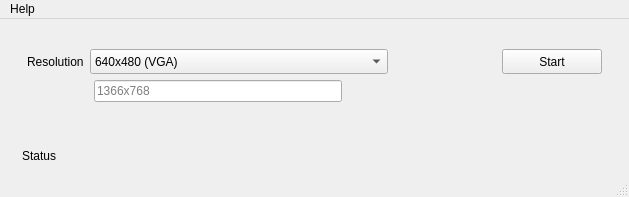
<?xml version="1.0" encoding="UTF-8"?>
<ui version="4.0">
 <class>MainWindow</class>
 <widget class="QMainWindow" name="MainWindow">
  <property name="geometry">
   <rect>
    <x>0</x>
    <y>0</y>
    <width>629</width>
    <height>197</height>
   </rect>
  </property>
  <property name="windowTitle">
   <string>Expand2VNC</string>
  </property>
  <widget class="QWidget" name="centralwidget">
   <layout class="QVBoxLayout" name="verticalLayout">
    <item>
     <spacer name="verticalSpacer">
      <property name="orientation">
       <enum>Qt::Vertical</enum>
      </property>
      <property name="sizeType">
       <enum>QSizePolicy::Fixed</enum>
      </property>
      <property name="sizeHint" stdset="0">
       <size>
        <width>20</width>
        <height>21</height>
       </size>
      </property>
     </spacer>
    </item>
    <item>
     <layout class="QHBoxLayout" name="horizontalLayout">
      <item>
       <spacer name="horizontalSpacer">
        <property name="orientation">
         <enum>Qt::Horizontal</enum>
        </property>
        <property name="sizeType">
         <enum>QSizePolicy::Fixed</enum>
        </property>
        <property name="sizeHint" stdset="0">
         <size>
          <width>18</width>
          <height>20</height>
         </size>
        </property>
       </spacer>
      </item>
      <item>
       <widget class="QLabel" name="label">
        <property name="sizePolicy">
         <sizepolicy hsizetype="Fixed" vsizetype="Preferred">
          <horstretch>1</horstretch>
          <verstretch>0</verstretch>
         </sizepolicy>
        </property>
        <property name="text">
         <string>Resolution</string>
        </property>
       </widget>
      </item>
      <item>
       <widget class="QComboBox" name="resolution_comboBox">
        <property name="sizePolicy">
         <sizepolicy hsizetype="Expanding" vsizetype="Fixed">
          <horstretch>4</horstretch>
          <verstretch>0</verstretch>
         </sizepolicy>
        </property>
        <property name="minimumSize">
         <size>
          <width>0</width>
          <height>0</height>
         </size>
        </property>
        <property name="maximumSize">
         <size>
          <width>1600000</width>
          <height>1600000</height>
         </size>
        </property>
        <item>
         <property name="text">
          <string>640x480 (VGA)</string>
         </property>
        </item>
        <item>
         <property name="text">
          <string>800x480 (Cell)</string>
         </property>
        </item>
        <item>
         <property name="text">
          <string>1024x600 (Tablet 7&quot;)</string>
         </property>
        </item>
        <item>
         <property name="text">
          <string>1024x768 (Monitor 4:3)</string>
         </property>
        </item>
        <item>
         <property name="text">
          <string>1366x768 (Monitor 16:9)</string>
         </property>
        </item>
        <item>
         <property name="text">
          <string>Custom</string>
         </property>
        </item>
       </widget>
      </item>
      <item>
       <spacer name="horizontalSpacer_2">
        <property name="orientation">
         <enum>Qt::Horizontal</enum>
        </property>
        <property name="sizeHint" stdset="0">
         <size>
          <width>108</width>
          <height>20</height>
         </size>
        </property>
       </spacer>
      </item>
      <item>
       <widget class="QPushButton" name="start_pushButton">
        <property name="sizePolicy">
         <sizepolicy hsizetype="Minimum" vsizetype="Fixed">
          <horstretch>0</horstretch>
          <verstretch>0</verstretch>
         </sizepolicy>
        </property>
        <property name="minimumSize">
         <size>
          <width>100</width>
          <height>25</height>
         </size>
        </property>
        <property name="text">
         <string>Start</string>
        </property>
       </widget>
      </item>
      <item>
       <spacer name="horizontalSpacer_3">
        <property name="orientation">
         <enum>Qt::Horizontal</enum>
        </property>
        <property name="sizeType">
         <enum>QSizePolicy::Preferred</enum>
        </property>
        <property name="sizeHint" stdset="0">
         <size>
          <width>18</width>
          <height>20</height>
         </size>
        </property>
       </spacer>
      </item>
     </layout>
    </item>
    <item>
     <layout class="QHBoxLayout" name="horizontalLayout_3">
      <item>
       <spacer name="horizontalSpacer_4">
        <property name="orientation">
         <enum>Qt::Horizontal</enum>
        </property>
        <property name="sizeType">
         <enum>QSizePolicy::Fixed</enum>
        </property>
        <property name="sizeHint" stdset="0">
         <size>
          <width>85</width>
          <height>20</height>
         </size>
        </property>
       </spacer>
      </item>
      <item>
       <widget class="QLineEdit" name="customres_lineEdit">
        <property name="enabled">
         <bool>true</bool>
        </property>
        <property name="sizePolicy">
         <sizepolicy hsizetype="Expanding" vsizetype="Fixed">
          <horstretch>0</horstretch>
          <verstretch>0</verstretch>
         </sizepolicy>
        </property>
        <property name="text">
         <string/>
        </property>
        <property name="placeholderText">
         <string>1366x768</string>
        </property>
       </widget>
      </item>
      <item>
       <spacer name="horizontalSpacer_5">
        <property name="orientation">
         <enum>Qt::Horizontal</enum>
        </property>
        <property name="sizeHint" stdset="0">
         <size>
          <width>278</width>
          <height>20</height>
         </size>
        </property>
       </spacer>
      </item>
     </layout>
    </item>
    <item>
     <spacer name="verticalSpacer_2">
      <property name="orientation">
       <enum>Qt::Vertical</enum>
      </property>
      <property name="sizeHint" stdset="0">
       <size>
        <width>20</width>
        <height>28</height>
       </size>
      </property>
     </spacer>
    </item>
    <item>
     <layout class="QHBoxLayout" name="horizontalLayout_2">
      <item>
       <spacer name="horizontalSpacer_6">
        <property name="orientation">
         <enum>Qt::Horizontal</enum>
        </property>
        <property name="sizeType">
         <enum>QSizePolicy::Fixed</enum>
        </property>
        <property name="sizeHint" stdset="0">
         <size>
          <width>13</width>
          <height>20</height>
         </size>
        </property>
       </spacer>
      </item>
      <item>
       <widget class="QLabel" name="status_label">
        <property name="sizePolicy">
         <sizepolicy hsizetype="Expanding" vsizetype="Preferred">
          <horstretch>0</horstretch>
          <verstretch>0</verstretch>
         </sizepolicy>
        </property>
        <property name="text">
         <string>Status</string>
        </property>
       </widget>
      </item>
      <item>
       <spacer name="horizontalSpacer_7">
        <property name="orientation">
         <enum>Qt::Horizontal</enum>
        </property>
        <property name="sizeType">
         <enum>QSizePolicy::Fixed</enum>
        </property>
        <property name="sizeHint" stdset="0">
         <size>
          <width>17</width>
          <height>20</height>
         </size>
        </property>
       </spacer>
      </item>
     </layout>
    </item>
   </layout>
  </widget>
  <widget class="QMenuBar" name="menubar">
   <property name="geometry">
    <rect>
     <x>0</x>
     <y>0</y>
     <width>629</width>
     <height>21</height>
    </rect>
   </property>
   <widget class="QMenu" name="menuHelp">
    <property name="title">
     <string>Help</string>
    </property>
    <addaction name="actionMain_help"/>
    <addaction name="actionAbout_Expand2VNC"/>
    <addaction name="actionAbout_Qt"/>
   </widget>
   <addaction name="menuHelp"/>
  </widget>
  <widget class="QStatusBar" name="statusbar"/>
  <action name="actionMain_help">
   <property name="text">
    <string>Main help</string>
   </property>
  </action>
  <action name="actionAbout_Expand2VNC">
   <property name="text">
    <string>About Expand2VNC</string>
   </property>
  </action>
  <action name="actionAbout_Qt">
   <property name="text">
    <string>About Qt</string>
   </property>
  </action>
 </widget>
 <resources/>
 <connections/>
</ui>
